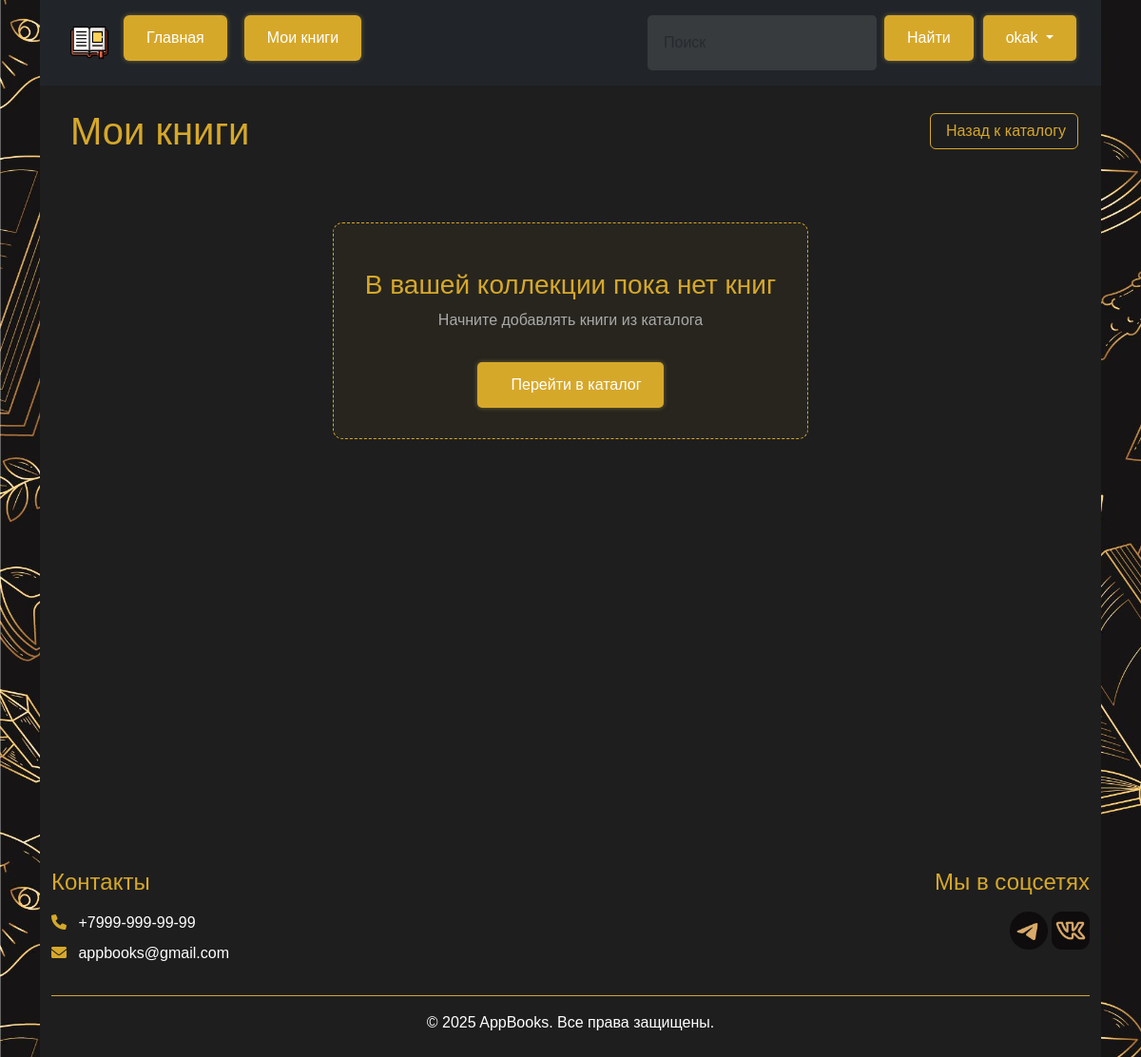
The app's page /Bookmarks (signed in), older data.
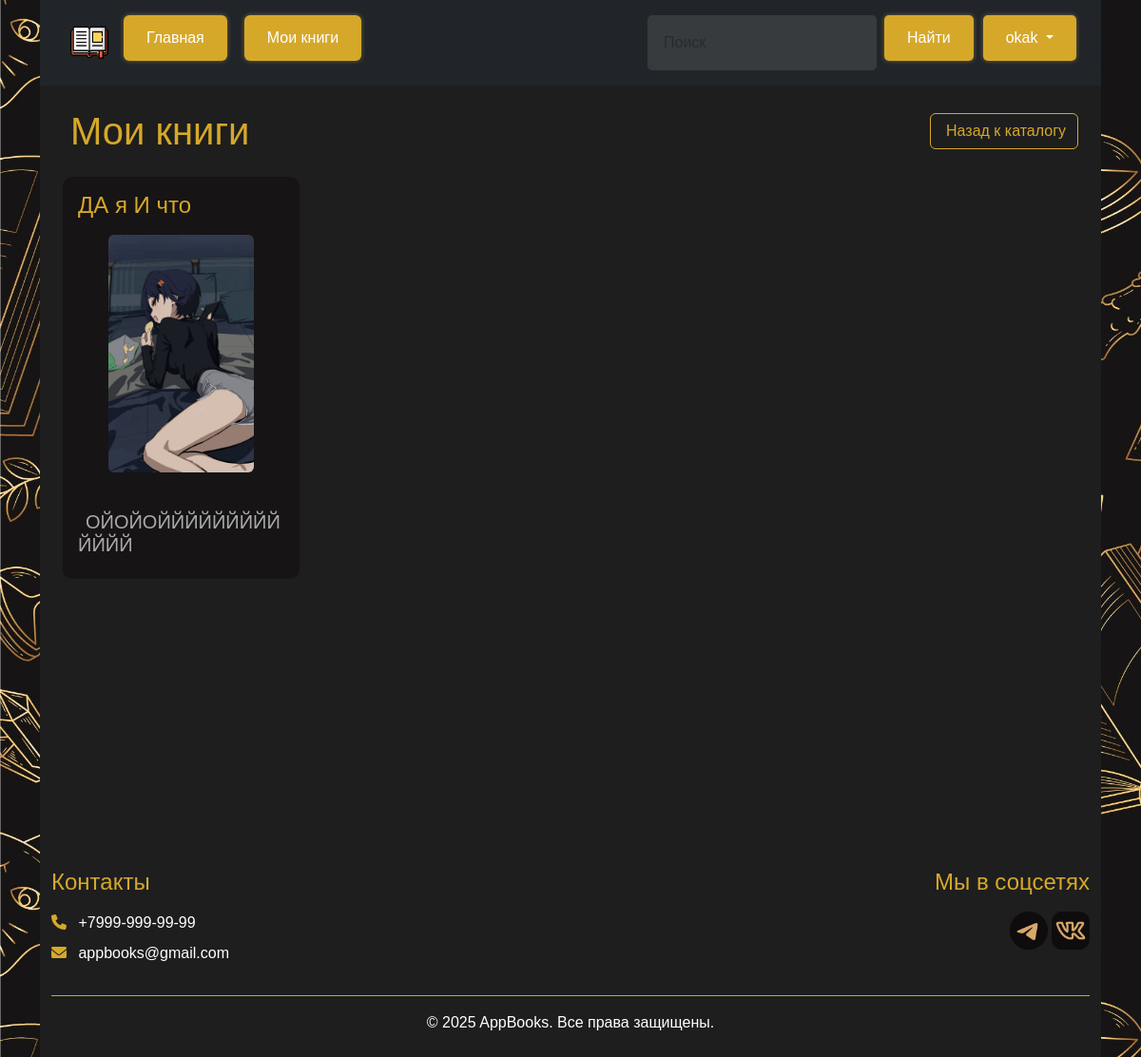
The same page, newer data.
### models.py (models this page shows, shortened)
class Authorization(db.Model):
    id = db.Column(db.Integer, primary_key = True)
    Name = db.Column(db.String(100), nullable = False)
    Password = db.Column(db.String(100), nullable = False)
    Rank = db.Column(db.String(100), nullable = False)
    pass

class Bookmark(db.Model):
    id = db.Column(db.Integer, primary_key=True)
    user_id = db.Column(db.Integer, db.ForeignKey('authorization.id'), nullable=False)
    book_id = db.Column(db.Integer, db.ForeignKey('books.id'), nullable=False)
    user = db.relationship('Authorization', backref='bookmarks')
    book = db.relationship('Books', backref='bookmarks')
    pass

class Books(db.Model):
    id = db.Column(db.Integer, primary_key = True)
    Title = db.Column(db.String(100), nullable = False)
    Cover = db.Column(db.String(100), nullable = False)
    Author = db.Column(db.String(100), nullable = False)
    About = db.Column(db.Text, nullable = False)
    File_path = db.Column(db.String(100), nullable = False)
    Cost = db.Column(db.Float, nullable = False)
    @property
    def cover_url(self):
        clean_path = self.Cover.replace('\\', '/')
        return url_for('static', filename=f'uploads/{clean_path}')

### BooksApp.py (the view)
@app.route('/Bookmarks')
@login_required
def Bookmarks():
    username = session.get('username')
    user = Authorization.query.filter_by(Name=session['username']).first()
    bookmarks = Bookmark.query.filter_by(user_id=user.id).options(    db.joinedload(Bookmark.book)    ).all()
    return render_template('Bookmarks.html', bookmarks=bookmarks,  username=username, admin=adm())

### BooksApp.py (called while the page is built)
def login_required(f):
    @wraps(f)
    def decorated(*args, **kwargs):
        if 'username' not in session:
            flash('Требуется авторизация', 'error')
            return redirect(url_for('Log_in'))
        return f(*args, **kwargs)
    return decorated

def adm():
    username=session.get('username')
    if 'username' not in session:
        return False
    user = Authorization.query.filter_by(Name=username).first()
    if user.Rank == 'Admin':
       return True
    return False

### templates/Bookmarks.html (shortened to what this page needs)
{% extends 'base.html' %}
{% block body %}
<div class="container-fluid bg-dark text-light p-4 min-vh-100">
    <div class="d-flex flex-column flex-md-row justify-content-between align-items-start align-items-md-center mb-4">
        <h1 class="text-gold mb-3 mb-md-0">
            Мои книги
        </h1>
        <div>
            <a href="/Main" class="btn btn-outline-gold">
                Назад к каталогу
            </a>
        </div>
    </div>
    <div class="row g-4">
        {% if bookmarks|length > 0 %}
            {% for bookmark in bookmarks %}
            <div class="col-md-6 col-lg-4 col-xl-3">
                <div class="card h-100 border-gold bg-darker">
                    <div class="card-body d-flex flex-column">
                        <a href="{{ url_for('book_detail', id=bookmark.book.id) }}" class="text-decoration-none">
                            <h4 class="text-gold mb-3 text-truncate">{{ bookmark.book.Title }}</h4>
                        </a>
                        <div class="text-center mb-3 flex-grow-1">
                            <img class="cover__img img-fluid rounded"
                                 src="{{bookmark.book.cover_url}}"
                                 alt="{{ bookmark.book.Title }}">
                        </div>
                        <div class="mt-auto">
                            <h5 class="text-muted">
                                {{ bookmark.book.Author }}
                            </h5>
                        </div>
                    </div>
                </div>
            </div>
            {% endfor %}
        {% else %}
            <div class="col-12 text-center py-5">
                <div class="empty-state">
                    <h3 class="text-gold mt-3">В вашей коллекции пока нет книг</h3>
                    <p class="text-muted">Начните добавлять книги из каталога</p>
                    <a href="/Main" class="btn btn-gold mt-3">
                        Перейти в каталог
                    </a>
                </div>
            </div>
        {% endif %}
    </div>
</div>
{% endblock %}

### templates/base.html (shortened to what this page needs)
<!DOCTYPE html>
<html lang="en">
<head>
    <link href="https://cdn.jsdelivr.net/npm/bootstrap@5.3.5/dist/css/bootstrap.min.css" rel="stylesheet">
    <link rel="stylesheet" href="{{url_for('static', filename='css/main.css')}}">
    <link rel="stylesheet" href="https://cdnjs.cloudflare.com/ajax/libs/font-awesome/6.0.0/css/all.min.css">
</head>
<body>
   <div class="content-wrapper">
        <div class="container">
        <header class="p-3 text-bg-dark">
            <div class="d-flex flex-wrap align-items-center justify-content-between">
                <a href="/" class="d-flex align-items-center mb-2 mb-lg-0 text-white text-decoration-none">
                    <img class="header__img" src="{{ url_for('static', filename='image/LogoD.png') }}" alt="Logo">
                </a>
                <ul class="nav nav-pills header-nav me-lg-auto">
                    <li class="nav-item me-2"><a href="{{ url_for('Main') }}" class="nav-link link-custom">Главная</a></li>
                    {% if 'username' in session %}
                        {% if admin %}
                            <li class="nav-item"><a href="{{url_for('AddBooks')}}" class="nav-link link-custom">Добавить книгу</a></li>
                        {% else %}
                            <li class="nav-item"><a href="{{url_for('Bookmarks')}}" class="nav-link link-custom">Мои книги</a></li>
                        {% endif %}
                    {% endif %}
                </ul>
                <form class="d-flex header-search" action="{{ url_for('search_books') }}" method="get">
                    <input type="search" name="title" class="form-control form-control-dark me-2" placeholder="Поиск" required>
                    <button type="submit" class="button-custom">Найти</button>
                </form>
                <div class="header-auth">
                    {% if 'username' not in session %}
                        <a href="{{url_for('Log_in')}}" class="button-custom">Войти</a>
                        <a href="{{url_for('Registration')}}" class="button-custom">Регистрация</a>
                    {% else %}
                        <div class="dropdown" style="display: inline-block;">
                            <button class="button-custom dropdown-toggle"
                                    type="button"
                                    data-bs-toggle="dropdown"
                                    aria-expanded="false">
                                {{username}}
                            </button>
                        </div>
                    {% endif %}
                </div>
            </div>
        </header>
        {% block body %}{% endblock %}
        </div>
    </div>
  <div class="container">
    <footer class="bg-dark text-white py-4">
        <div class="container">
            <div class="row">
                 <div class="col-md-6 mb-4 mb-md-0">
                    <h4 class="mb-3" style="color: #d6a82a;">Контакты</h4>
                    <ul class="list-unstyled">
                        <li class="mb-2">
                            <i class="fas fa-phone me-2" style="color: #d6a82a;"></i>
                            +7999-999-99-99
                        </li>
                        <li class="mb-2">
                            <i class="fas fa-envelope me-2" style="color: #d6a82a;"></i>
                            appbooks@gmail.com
                        </li>
                    </ul>
                </div>
                <div class="col-md-6 text-md-end">
                    <h4 class="mb-3" style="color: var(--primary-color);">Мы в соцсетях</h4>
                        <a>
                            <img src="{{ url_for('static', filename='image/telegram_theme.png') }}" alt="Telegram" style="height: 40px;">
                        </a>
                        <a href="/">
                            <img src="{{ url_for('static', filename='image/vk_theme.png') }}" alt="VK" style="height: 40px;">
                        </a>
                </div>
            </div>
            <div class="text-center pt-3 mt-3" style="border-top: 1px solid var(--primary-color);">
                <p class="mb-0">© 2025 AppBooks. Все права защищены.</p>
            </div>
        </div>
    </footer>
</body>
</html>

### static/css/main.css (style rules this page uses)
:root { --primary-color: #d6a82a; --primary-hover: #e6b824; --text-color: white; --shadow: 0 0 5px rgba(195, 167, 77, 0.5); --shadow-hover: 0 0 15px rgba(195, 167, 77, 0.8); --success-color: #0f9b22; --success-hover: #2ad641; --error-color: #ffca2c; --error-bg: rgba(255, 202, 44, 0.1); --dark-bg: #1e1e1e; --darker-bg: #161415; --gold-gradient: linear-gradient(135deg, var(--primary-color) 0%, var(--primary-hover) 100%); }
body { margin: 0; padding: 0; min-height: 100vh; font-family: 'Arial', sans-serif; display: flex; flex-direction: column; background: url(/static/image/background.jpg) center/cover no-repeat fixed, rgb(255, 255, 255); }
.header__img { height: 48px; transition: transform 0.3s ease; }
.card { border: none; border-radius: 10px; overflow: hidden; background-color: var(--dark-bg); color: var(--text-color); transition: all 0.3s ease; margin-bottom: 1.5rem; }
.text-gold { color: var(--primary-color); }
.border-gold { border-color: var(--primary-color) !important; }
.bg-dark { background-color: var(--dark-bg) !important; }
.bg-darker { background-color: var(--darker-bg) !important; }
.text-muted { color: #aaa !important; }
.button-custom, .link-custom, .btn-gold, .btn-primary { display: inline-flex; align-items: center; justify-content: center; gap: 0.5rem; padding: 0.75rem 1.5rem; border-radius: 5px; font-size: 1rem; font-weight: 500; cursor: pointer; transition: all 0.3s ease; text-decoration: none; border: none; background-color: var(--primary-color); color: var(--text-color); box-shadow: var(--shadow); }
.btn-outline-gold { background-color: transparent; border: 1px solid var(--primary-color); color: var(--primary-color); }
.form-control { width: 100%; padding: 0.75rem 1rem; border-radius: 5px; transition: all 0.3s ease; background-color: rgba(255, 255, 255, 0.1); border: 1px solid rgba(255, 255, 255, 0.2); color: var(--text-color); }
.cover__img, .cover-img-lg { width: auto; max-width: 100%; border-radius: 5px; transition: transform 0.3s ease; object-fit: contain; }
.cover__img { max-height: 250px; }

### templates/base.html (style rules this page uses)
:root { --primary-color: #d6a82a; --primary-hover: #e6b824; --text-color: white; --shadow: 0 0 5px rgba(195, 167, 77, 0.5); --shadow-hover: 0 0 15px rgba(195, 167, 77, 0.8); }
html, body { height: 100%; margin: 0; }
body { display: flex; flex-direction: column; min-height: 100vh; font-family: 'Arial', sans-serif; }
.content-wrapper { flex: 1; }
footer { flex-shrink: 0; width: 100%; }
body { font-family: 'Arial', sans-serif; }
.header__img { height: 40px; width: auto; }
.button-custom, .link-custom, .dropdown-toggle { background-color: var(--primary-color); color: var(--text-color); padding: 12px 24px; text-align: center; text-decoration: none; border-radius: 5px; font-size: 16px; cursor: pointer; transition: all 0.3s ease; box-shadow: var(--shadow); border: none; display: inline-block; margin: 0 10px 10px 0; }
.form-control-dark { background-color: rgba(255, 255, 255, 0.1); border-color: rgba(255, 255, 255, 0.1); color: white; }

Row changes from the older to the newer data that the page shows:
added Bookmark: book.Title "ДА я И что", book.cover_url (picture), book.Author "ОЙОЙОЙЙЙЙЙЙЙЙЙЙЙЙЙ"
Text that changed along with them:
text no longer shown: "В вашей коллекции пока нет книг Начните добавлять книги из каталога Перейти в каталог"
